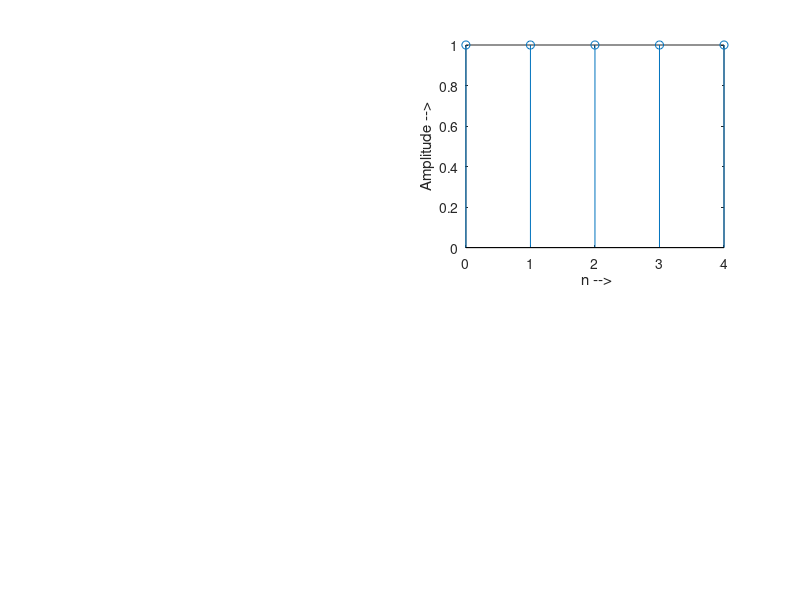

Reproduce this figure in MATLAB.
clc;
clear all;
close all;
n=input('enter the N value');
t=0:1:n-1;
y1=ones(1,n);
subplot(2,2,2);
stem(t,y1);ylabel('Amplitude -->');
xlabel(' n -->');